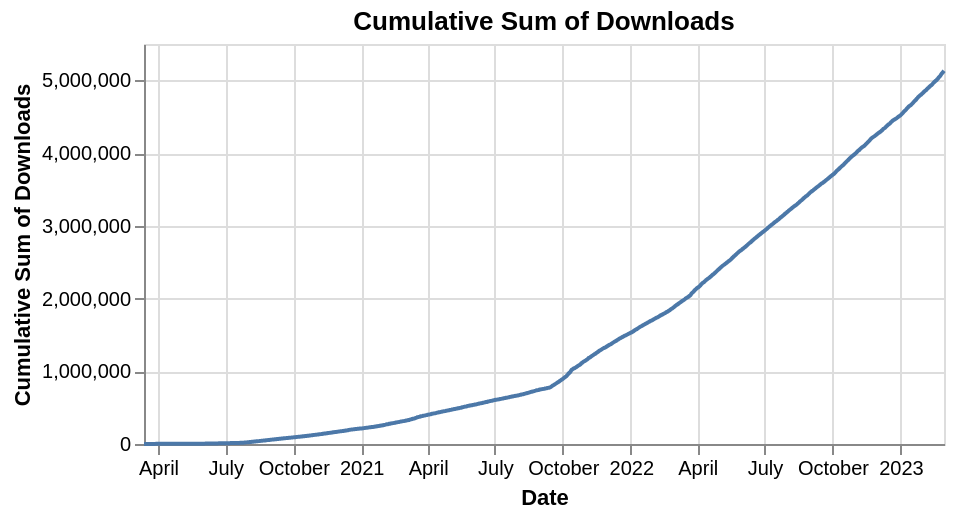

The Vega-Lite source for this figure:
### Vega-Lite specification from a JSON file in a GitHub repository (floating-point values rounded to 4 significant figures; data arrays with more than 128 entries replaced by an {"elided": "..."} marker saying what was removed)
{"config": {"view": {"continuousWidth": 400, "continuousHeight": 300}}, "data": {"name": "data-8422b08749cd16f46fd2d14351c9c082"}, "mark": "line", "encoding": {"tooltip": [{"field": "date", "format": "%Y-%m-%d", "title": "Date", "type": "temporal"}, {"field": "cumulative_sum", "format": ",.0f", "title": "Cumulative Sum of Downloads", "type": "quantitative"}], "x": {"axis": {"title": "Date"}, "field": "date", "type": "temporal"}, "y": {"axis": {"title": "Cumulative Sum of Downloads"}, "field": "cumulative_sum", "type": "quantitative"}}, "height": 200, "title": "Cumulative Sum of Downloads", "transform": [{"window": [{"op": "sum", "field": "download_count", "as": "cumulative_sum"}], "sort": [{"field": "date"}]}], "$schema": "https://vega.github.io/schema/vega-lite/v4.17.0.json", "datasets": {"data-8422b08749cd16f46fd2d14351c9c082": {"elided": "1079 records"}}}
